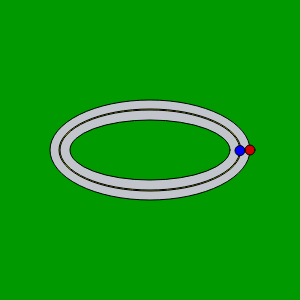
Frame 1 (no input)
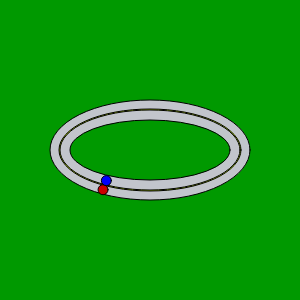
Frame 60 (no input)
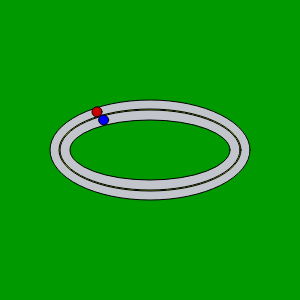
Frame 120 (the mouse pressed at the canvas centre since frame 60)

The p5.js sketch that drew these frames (run headless with seeded random() and noise() and a simulated clock; from frame 60 on, the mouse is pressed at the canvas centre):

// p5.js sketch
// ── sketch.js
var angle = 0;	// initialize angle variable
    var scalar_x = 100;  // set the radius of circle
    var scalar_y = 45;  // set the radius of circle
    var startX = 150;	// set the x-coordinate for the circle center
    var startY = 150;	// set the y-coordinate for the circle center
    

    var scalar_x2 = 90;  // set the radius of circle
    var scalar_y2 = 35;  // set the radius of circle
    var startX2 = 150;	// set the x-coordinate for the circle center
    var startY2 = 150;	// set the y-coordinate for the circle center

function setup(){

    createCanvas(300,300);
    angleMode(DEGREES);
}


function draw(){

    background(0,153,0);

    fill(194,197,204)
    ellipse(150,150,200,100);

   fill(204,255,0)
   ellipse(150,150,182,82);

   fill(194,197,204)
   ellipse(150,150,180,80);

    fill(0,153,0)
    ellipse(150,150,160,60);

    //fill(0,0,255);
    //ellipse(120,116,10,10);

    //fill(255,0,0);
    //ellipse(155,195,10,10);
   

   //red ball animation 

    var x = startX + scalar_x * cos(angle);
    var y = startY + scalar_y * sin(angle);  
    fill(204,0,0);
  ellipse(x, y, 10);   
  angle++;

  //blue ball animation

    var x_2 = startX2 + scalar_x2 * cos(angle);
    var y_2 = startY2 + scalar_y2 * sin(angle);  
    fill(0,0,255)
    ellipse(x_2, y_2, 10);   
    (angle++ +1);

 }





// ── style.css
html, body {
    margin: 0;
    padding: 0;
    
}
  canvas {
    display: block;
  }
  
